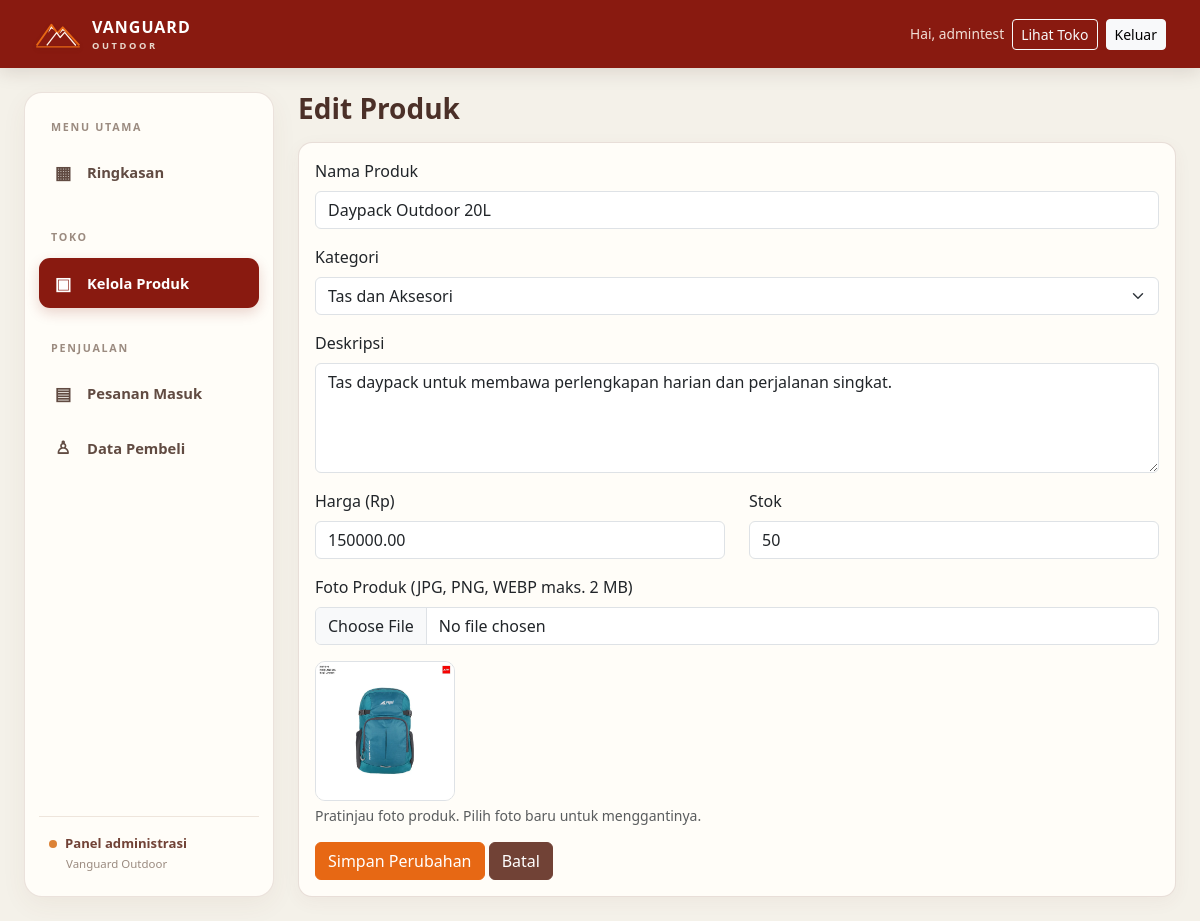
/admin/edit_produk.php?id=4 (signed in), run on the app's committed database.
### tables this page shows
CREATE TABLE `products` (
  `id` int(10) UNSIGNED NOT NULL,
  `category_id` int(10) UNSIGNED NOT NULL,
  `product_name` varchar(150) NOT NULL,
  `description` text DEFAULT NULL,
  `price` decimal(12,2) NOT NULL DEFAULT 0.00,
  `stock` int(10) UNSIGNED NOT NULL DEFAULT 0,
  `image` varchar(255) DEFAULT NULL,
  `created_at` timestamp NOT NULL DEFAULT current_timestamp()
);

CREATE TABLE `categories` (
  `id` int(10) UNSIGNED NOT NULL,
  `category_name` varchar(100) NOT NULL
);

### admin/form_produk.php (the view, shortened to what this page needs)
<div class="mb-3"><label class="form-label">Nama Produk</label><input class="form-control" name="product_name" maxlength="150" required value="<?= htmlspecialchars($p['product_name']??'') ?>"></div>
<div class="mb-3"><label class="form-label">Kategori</label><select class="form-select" name="category_id" required><option value="">Pilih kategori</option><?php while($c=$categories->fetch_assoc()):?><option value="<?= (int)$c['id'] ?>" <?= (int)($p['category_id']??0)===(int)$c['id']?'selected':'' ?>><?= htmlspecialchars($c['category_name']) ?></option><?php endwhile;?></select></div>
<div class="mb-3"><label class="form-label">Deskripsi</label><textarea class="form-control" name="description" rows="4"><?= htmlspecialchars($p['description']??'') ?></textarea></div>
<div class="row"><div class="col-md-6 mb-3"><label class="form-label">Harga (Rp)</label><input class="form-control" type="number" name="price" min="0" step="0.01" required value="<?= htmlspecialchars((string)($p['price']??'')) ?>"></div><div class="col-md-6 mb-3"><label class="form-label">Stok</label><input class="form-control" type="number" name="stock" min="0" step="1" required value="<?= htmlspecialchars((string)($p['stock']??'')) ?>"></div></div>
<div class="mb-3">
    <label class="form-label">Foto Produk (JPG, PNG, WEBP maks. 2 MB)</label>
    <input class="form-control" type="file" name="image" id="productImageInput" accept=".jpg,.jpeg,.png,.webp,image/jpeg,image/png,image/webp">
    <div class="mt-3" id="productImagePreviewWrap" <?= empty($p['image']) || !is_file(__DIR__.'/../uploads/'.basename((string)$p['image'])) ? 'hidden' : '' ?>>
        <img id="productImagePreview" src="<?= !empty($p['image']) && is_file(__DIR__.'/../uploads/'.basename((string)$p['image'])) ? '../uploads/'.rawurlencode(basename((string)$p['image'])) : '' ?>" alt="Pratinjau foto produk" style="width:140px;height:140px;object-fit:cover;border-radius:10px;border:1px solid #dee2e6">
        <div class="form-text">Pratinjau foto produk. Pilih foto baru untuk menggantinya.</div>
    </div>
</div>

### assets/css/style.css (style rules this page uses)
:root { --gm-orange:#E76814;--gm-cream:#D8D4BC;--gm-maroon:#891A10;--gm-orange-soft:#DC8236;--gm-red:#B8210F;--gm-brown:#714236;--bs-primary:#891A10;--bs-primary-rgb:137,26,16;--bs-link-color:#891A10;--bs-link-hover-color:#E76814;--vo-ink:#34241f;--vo-paper:#f7f5ee }
html,body { background:var(--vo-paper)!important;color:var(--vo-ink) }
.admin-page { background:#f4f1e9!important;min-height:100vh }

### data on the page
products: product_name "Daypack Outdoor 20L", category_id "Tas dan Aksesori", description "Tas daypack untuk membawa perlengkapan harian dan perjalanan singkat.", price "150000.00", stock "50", image (picture)

### other printed values
$_SESSION['user_name'] "admintest"
